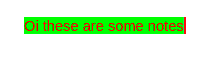
#> input picture src/api/test/image.png, 214 x 69 px, found by its file name
$ python cbprocessing.py
#> lines starting #> are read from the running program, lines starting #| are printed output that depends on the picture
import numpy as np
import matplotlib.pyplot as plt
import cv2
import os

def nored(unchanged_colors, upload_path, image_name):
    # Define the color to remain unchanged
#> called with upload_path = './uploads', image_name = 'image.png'
    unchanged_colors = [[255, 255, 255], [255,0,0]]  # White color in RGB format

    # Load an image file using OpenCV
    # image_path = './test/three.png'  # Replace with the path to your image file
    image = cv2.imread(f'{upload_path}/{image_name}')
#> image is the input picture: shape (69, 214, 3); mean B, G, R 207.8, 246.6, 215.1
    image = cv2.cvtColor(image, cv2.COLOR_BGR2RGB)  # OpenCV loads images in BGR format, convert to RGB

    # Reshape the image array to a 2D array of RGB values
    points_3d = image.reshape((-1, 3))

    print(f'points: {points_3d}')
#> (printed output is left out)
    # Identify pixels that match the unchanged color
    mask_unchanged = [False for _ in range(len(points_3d))]
#> mask_unchanged = 14766 items, first 6: False, False, False, False, False, False
    for unchanged_color in unchanged_colors:
        temp = np.all(points_3d == unchanged_color, axis=1)
        mask_unchanged = np.array([temp[i] or mask_unchanged[i] for i in range(len(temp))])

    print(f'mask: {mask_unchanged}')
#> (printed output is left out)
    # Apply PCA to pixels that don't match the unchanged color using SVD
    # points_to_transform = points_3d[~mask_unchanged][:, 1:]
    points_to_transform = points_3d[:, 1:]
#> points_to_transform = 14766 pairs, first value 0 to 255, second value 0 to 255
    U, S, Vt = np.linalg.svd(points_to_transform, full_matrices=False)
#> U = 14766 pairs, first value -0.0089 to 0, second value -0.002 to 0.0209; S = [40473.9, 8217.5]; Vt = [[-0.739, -0.674], [0.674, -0.739]]

    # Take the first two components
    transformed_points = U[:, :2] @ np.diag(S[:2]) @ Vt[:2, :]
#> transformed_points has the same summary as points_to_transform

    # Scale the transformed points to the range [0, 255]
    scaled_green = np.interp(transformed_points[:, 0], (transformed_points[:, 0].min(), transformed_points[:, 0].max()), (0, 255))
#> scaled_green = 14766 values, max 255 at index 2, min 0 at index 4735, mean 246.6
    scaled_blue = np.interp(transformed_points[:, 1], (transformed_points[:, 1].min(), transformed_points[:, 1].max()), (0, 255))
#> scaled_blue = 14766 values, max 255 at index 0, min 0 at index 4735, mean 207.8

    # Create an empty array for the final image
    transformed_image = np.zeros_like(points_3d)

    # Fill the unchanged pixels with the original values
    transformed_image[mask_unchanged] = unchanged_color

    # Map the transformed pixels to the correct channels
    transformed_image[:,1] = scaled_green
    transformed_image[:,2] = scaled_blue

    # Reshape the transformed image back to its original shape
    transformed_image = transformed_image.reshape(image.shape)

    # Write it to uploads
    nored_image_name = f'nored_{image_name}'
    plt.axis('off')
    plt.imshow(transformed_image / 255.0, origin='upper')
    plt.savefig(f'{upload_path}/{nored_image_name}', bbox_inches='tight', pad_inches=0)
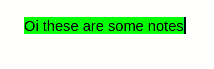
#> shown: shape (69, 214, 3) float64; mean R, G, B 0.813, 0.967, 0.812

    # return file name
    return nored_image_name

    # [7 lines of commented-out code are left out]

nored([[255,255,255]], './uploads','image.png')

$ run again, with src/api/test/three.png copied over src/api/test/image.png
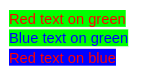
#> input picture src/api/test/three.png, 150 x 81 px, found by its file name
#> in nored, image is the input picture: shape (81, 150, 3); mean B, G, R 172.3, 202.7, 147.3
#> (printed output is left out)
#> mask_unchanged = 12150 items, first 6: False, False, False, False, False, False
#> (printed output is left out)
#> points_to_transform = 12150 pairs, first value 0 to 255, second value 0 to 255
#> U = 12150 pairs, first value -0.0114 to 0, second value -0.0158 to 0.0141; S = [31445.5, 12051.4]; Vt = [[-0.746, -0.666], [0.666, -0.746]]
#> transformed_points = 12150 pairs, first value -2e-14 to 255, second value 0 to 255
#> scaled_green = 12150 values, max 255 at index 0, min 0 at index 8907, mean 202.7
#> scaled_blue = 12150 values, max 255 at index 0, min 0 at index 2111, mean 172.3
#> in nored, `plt.savefig(f'{upload_path}/{nored_image_name}', bbox_inches='tight', ..`:
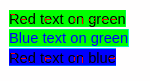
#> shown: shape (81, 150, 3) float64; mean R, G, B 0.507, 0.791, 0.673
